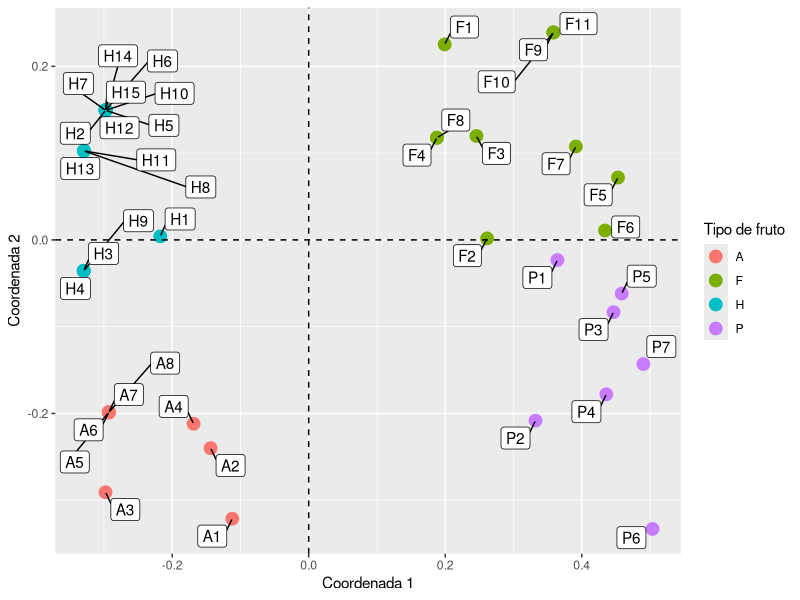

This chart was generated by the following R code:
## ---- chunk 1
knitr::opts_chunk$set(
  echo = TRUE, message = FALSE, warning = FALSE, fig.align = "center"
)
## ---- chunk 2
library(cluster)
library(ggrepel)
library(kableExtra)
library(tidyverse)
## ---- chunk 3
datos <- read_csv2(here::here("data", "raw", "CUALITATIVAS.csv"))
## ---- chunk 4
glimpse(datos)
## ---- chunk 5
sapply(datos, function(x) paste(round(mean(x == "-1") * 100, 2), "%")) %>%
  t() %>%
  as.data.frame() %>%
  kable(caption = "Tabla 1: Porcentaje de datos perdidos por variable") %>%
  kable_styling(font_size = 12) %>% 
  kable_classic_2() 
## ---- chunk 6
datos <- datos %>%
  mutate(
    CLADOSP = ifelse(CLADOSP == "-1", NA, CLADOSP),
    CMV = ifelse(CMV == "-1", NA, CMV)
  )
## ---- chunk 7
variedad1 <- datos[1, -1] %>% unlist() %>% unname()
variedad2 <- datos[2, -1] %>% unlist() %>% unname()
similaridad_1_2 <- mean(variedad1 == variedad2, na.rm = TRUE) * 100
## ---- chunk 8
variedad12 <- datos[12, -1] %>% unlist() %>% unname()
variedad13 <- datos[13, -1] %>% unlist() %>% unname()
similaridad_12_13 <- mean(variedad12 == variedad13, na.rm = TRUE) * 100
## ---- chunk 9
datos_fct <- datos %>%
  mutate_all(as.factor)
## ---- chunk 10
matriz_distancia <- daisy(datos_fct[-1], "gower")
matriz_similaridad <- 1 - matriz_distancia
## ---- chunk 11
matriz_similaridad[1] == (similaridad_1_2 / 100)
## ---- chunk 12
coordenadas_principales <- cmdscale(sqrt(matriz_distancia), eig = TRUE)
## ---- chunk 13
datos_cp <- as.data.frame(coordenadas_principales$points)
colnames(datos_cp) <- c("c1", "c2")
datos_cp$etiqueta <- datos$VARIEDAD
datos_cp$variedad <- substr(datos_cp$etiqueta, 1, 1)
## ---- chunk 14
ggplot(datos_cp) + 
  geom_point(aes(c1, c2, color = variedad), size = 4) + 
  geom_label_repel(aes(c1, c2, label = etiqueta), max.overlaps = 30) + 
  geom_vline(xintercept = 0, linetype = "dashed") + 
  geom_hline(yintercept = 0, linetype = "dashed") + 
  labs(
    x = "Coordenada 1",
    y = "Coordenada 2",
    color = "Tipo de fruto"
  )
## ---- chunk 15
datos %>%
  filter(VARIEDAD %in% c("A5", "A6", "A7")) %>%
  kable() %>% 
  kable_styling(font_size = 12) %>% 
  kable_classic_2() 
